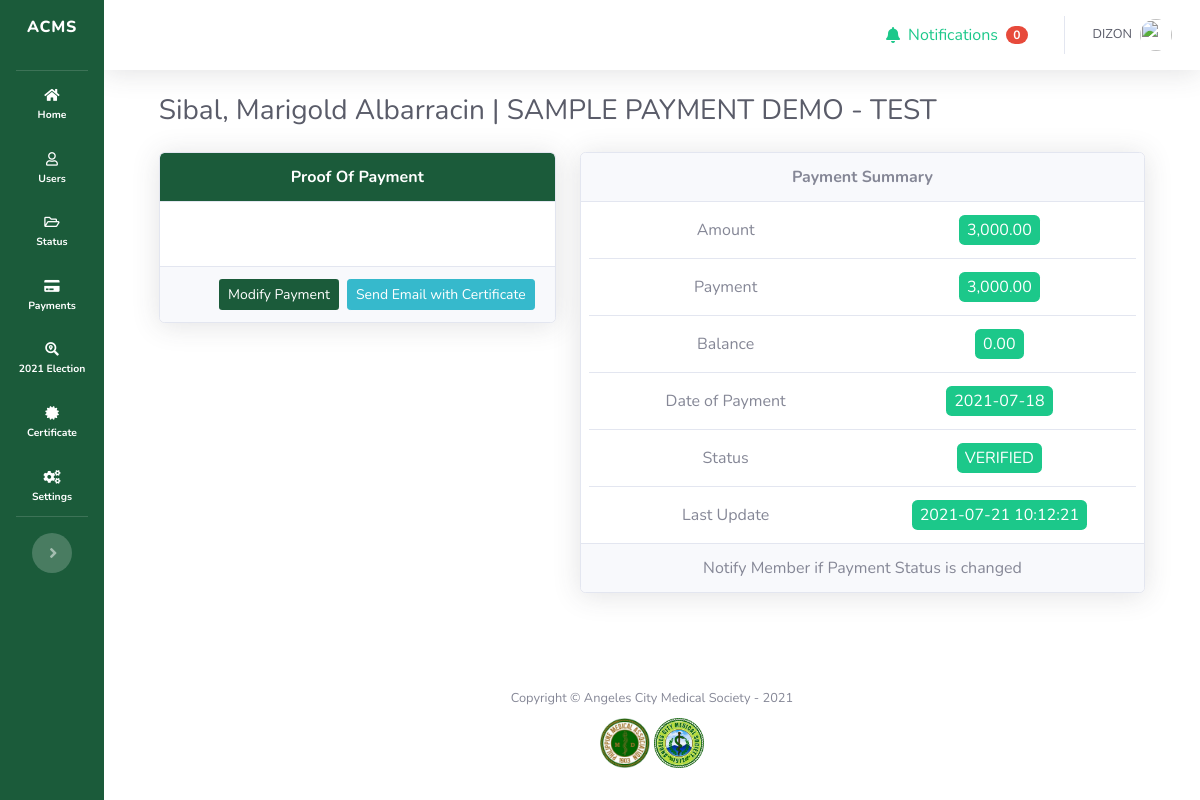
The app's page /admin/payment_user_view.php?user_payment_id=2294 (signed in) with its own data.
### tables this page shows
CREATE TABLE `user_payments` (
  `id` int(11) NOT NULL,
  `user_id` int(11) NOT NULL,
  `payment_id` int(11) NOT NULL,
  `amount_paid` float NOT NULL DEFAULT 0,
  `proof_of_payment` varchar(255) DEFAULT NULL,
  `date_of_payment` date DEFAULT NULL,
  `status` enum('PENDING','VERIFIED','AWAITING VERIFICATION','') NOT NULL DEFAULT 'PENDING',
  `created_at` datetime NOT NULL DEFAULT current_timestamp(),
  `updated_at` datetime NOT NULL DEFAULT current_timestamp(),
  `deleted_at` datetime DEFAULT NULL
);

CREATE TABLE `payments` (
  `id` int(11) NOT NULL,
  `title` varchar(255) NOT NULL,
  `category` varchar(255) NOT NULL,
  `amount` float NOT NULL DEFAULT 0,
  `auto_assign` tinyint(1) NOT NULL DEFAULT 1,
  `created_at` datetime NOT NULL DEFAULT current_timestamp(),
  `updated_at` datetime NOT NULL DEFAULT current_timestamp(),
  `deleted_at` datetime DEFAULT NULL
);

### admin/payment_user_view.php (the view, shortened to what this page needs)
<?php
    include('dbh.php');
    if(!isset($_GET["user_payment_id"]))
    {
        header("location: payment_index.php");
    }
    else
    {
        $statement = $mysqli->prepare("SELECT
                                        user_payments.id,
                                        user_payments.status,
                                        user_payments.user_id,
                                        user_payments.amount_paid,
                                        user_payments.proof_of_payment,
                                        user_payments.date_of_payment,
                                        user_payments.updated_at,
                                        payments.title, payments.category,
                                        payments.amount,
                                        users.level_access,
                                        users.id as user_id,
                                        CONCAT(users.last_name, ', ' ,users.first_name , ' ' ,users.middle_name) AS fullname
                                        FROM user_payments
                                        JOIN payments ON user_payments.payment_id=payments.id
                                        JOIN users ON users.id=user_payments.user_id
                                        WHERE user_payments.id=?"
                                    );
        $statement->bind_param("i", $_GET["user_payment_id"]);
        $statement->execute();
        $result       = $statement->get_result();
        if($result->num_rows == 0)
        {
            header("location: payment_user_list.php");
        }
        else
        {
            $user_payment = $result->fetch_assoc();
        }
    }
    include('sidebar.php');
?>
    <div id="content-wrapper" class="d-flex flex-column">
      <div id="content">
<?php require('topbar.php'); ?>
        <div class="container-fluid">
            <div class="d-sm-flex align-items-center justify-content-between mb-4">
                <h1 class="h3 mb-0 text-gray-800"><?=$user_payment['fullname'] . ' | ' . $user_payment['title'] . ' - ' . $user_payment['category'] ?></h1>
            </div>
            <div class="row">
                <div class="col-md-5">
                    <div class="card shadow overflow-auto">
                        <div class="card-header bg-gradient-primary text-white text-center font-weight-bold">
                            Proof Of Payment
                        </div>
                        <div class="card-body">
                        </div>
                        <?php if((isset($user_payment['proof_of_payment']) && !empty($user_payment['proof_of_payment']))): ?>
                        <div class="card-footer d-flex justify-content-end">
                            <button type="button" class="btn btn-sm bg-gradient-primary text-white"  data-toggle="modal" data-target="#modal_verify_payment">
                                <?php if($user_payment['status'] != "VERIFIED"): ?>
                                    Verify Payment
                                <?php else: ?>
                                    Modify Payment
                                <?php endif ?>
                            </button>
                            <?php if($user_payment['status'] == "VERIFIED"): ?>
                                <form action="process_email.php" method="post">
                                    <button type="submit" name="verify_payment_certificate" class="btn btn-sm btn-info ml-2">
                                        Send Email with Certificate
                                    </button>
                                </form>
                            <?php endif ?>
                        </div>
                        <?php endif ?>
                    </div>
                </div>
                <div class="col-md-7">
                    <div class="card shadow overflow-auto">
                        <div class="card-header font-weight-bold text-center">
                            Payment Summary
                        </div>
                        <div class="card-body py-0">
                            <div class="row border-bottom py-3">
                                <div class="col-md-6 text-center">
                                    Amount
                                </div>
                                <div class="col-md-6 text-center">
                                    <span class="bg-success text-white rounded px-2 py-1">
                                        <?=number_format($user_payment['amount'], 2)?>
                                    </span>
                                </div>
                            </div>
                            <div class="row border-bottom py-3">
                                <div class="col-md-6 text-center">
                                    Payment
                                </div>
                                <div class="col-md-6 text-center">
                                    <span class="bg-success text-white rounded px-2 py-1">
                                        <?=number_format($user_payment['amount_paid'], 2)?>
                                    </span>
                                </div>
                            </div>
                            <div class="row border-bottom py-3">
                                <div class="col-md-6 text-center">
                                    Balance
                                </div>
                                <div class="col-md-6 text-center">
                                    <span class="bg-success text-white rounded px-2 py-1">
                                        <?php
                                            $balance = number_format(($user_payment['amount'] - $user_payment['amount_paid']) ,2);
                                        ?>
                                        <?=$balance?>
                                    </span>
                                </div>
                            </div>
                            <div class="row border-bottom py-3">
                                <div class="col-md-6 text-center">
                                    Date of Payment
                                </div>
                                <div class="col-md-6 text-center">
                                    <span class="bg-success text-white rounded px-2 py-1">
                                        <?=$user_payment['date_of_payment'] ?? 'N/A'?>
                                    </span>
                                </div>
                            </div>
                            <div class="row border-bottom py-3">
                                <div class="col-md-6 text-center">
                                    Status
                                </div>
                                <div class="col-md-6 text-center">
                                    <span class="bg-success text-white rounded px-2 py-1">
                                        <?=$user_payment['status']?>
                                    </span>
                                </div>
                            </div>
                            <div class="row py-3">
                                <div class="col-md-6 text-center">
                                    Last Update
                                </div>
                                <div class="col-md-6 text-center">
                                    <span class="bg-success text-white rounded px-2 py-1">
                                        <?=$user_payment['updated_at'] ?? 'N/A'?>
                                    </span>
                                </div>
                            </div>
                        </div>
                        <div class="card-footer">
                            <div class='text-center'>
                                Notify Member if Payment Status is changed
                            </div>
                        </div>
                    </div>
                </div>
            </div>
        </div>
      </div>
<?php
  include('footer.php');
?>

### admin/sidebar.php (style rules this page uses)
.bg-gradient-primary { background-color: #1b5b3a !important; background-image: none !important; background-image: none !important; background-size: cover !important; }
.container-fluid { background-color: white; padding-left: 5% !important; padding-right: 5% !important; }
#content-wrapper { background-color: white !important; }
::placeholder { opacity: 0.7 !important; }

### records on screen
user_payments: payment.title "SAMPLE PAYMENT DEMO", payment.category "TEST", payment.amount "3,000.00", amount_paid "3,000.00", balance "0.00", date_of_payment "2021-07-18", status "VERIFIED", updated_at "2021-07-21 10:12:21"

### other values on screen
$unread "0"
$_SESSION['full_name'] "DIZON"
$user_payment['fullname'] "Sibal, Marigold Albarracin"
